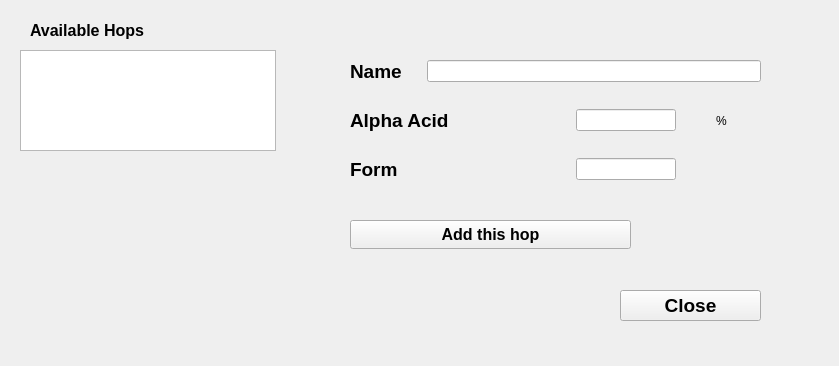
<?xml version="1.0" encoding="UTF-8"?>
<ui version="4.0">
 <class>Form</class>
 <widget class="QWidget" name="Form">
  <property name="geometry">
   <rect>
    <x>0</x>
    <y>0</y>
    <width>839</width>
    <height>366</height>
   </rect>
  </property>
  <property name="windowTitle">
   <string>Hop Chooser</string>
  </property>
  <widget class="QListWidget" name="hop_list_widget">
   <property name="geometry">
    <rect>
     <x>20</x>
     <y>50</y>
     <width>256</width>
     <height>101</height>
    </rect>
   </property>
  </widget>
  <widget class="QLabel" name="hop_list_label">
   <property name="geometry">
    <rect>
     <x>30</x>
     <y>20</y>
     <width>191</width>
     <height>21</height>
    </rect>
   </property>
   <property name="font">
    <font>
     <pointsize>12</pointsize>
     <weight>75</weight>
     <bold>true</bold>
    </font>
   </property>
   <property name="text">
    <string>Available Hops</string>
   </property>
  </widget>
  <widget class="QPushButton" name="hop_add_button">
   <property name="geometry">
    <rect>
     <x>350</x>
     <y>220</y>
     <width>281</width>
     <height>29</height>
    </rect>
   </property>
   <property name="font">
    <font>
     <pointsize>12</pointsize>
     <weight>75</weight>
     <bold>true</bold>
    </font>
   </property>
   <property name="text">
    <string>Add this hop</string>
   </property>
  </widget>
  <widget class="QPushButton" name="close_button">
   <property name="geometry">
    <rect>
     <x>620</x>
     <y>290</y>
     <width>141</width>
     <height>31</height>
    </rect>
   </property>
   <property name="font">
    <font>
     <pointsize>14</pointsize>
     <weight>75</weight>
     <bold>true</bold>
    </font>
   </property>
   <property name="text">
    <string>Close</string>
   </property>
  </widget>
  <widget class="QWidget" name="layoutWidget">
   <property name="geometry">
    <rect>
     <x>350</x>
     <y>40</y>
     <width>411</width>
     <height>161</height>
    </rect>
   </property>
   <layout class="QGridLayout" name="gridLayout">
    <item row="0" column="0">
     <widget class="QLabel" name="name_label">
      <property name="sizePolicy">
       <sizepolicy hsizetype="Preferred" vsizetype="Preferred">
        <horstretch>1</horstretch>
        <verstretch>0</verstretch>
       </sizepolicy>
      </property>
      <property name="font">
       <font>
        <pointsize>14</pointsize>
        <weight>75</weight>
        <bold>true</bold>
       </font>
      </property>
      <property name="text">
       <string>Name</string>
      </property>
     </widget>
    </item>
    <item row="0" column="1" colspan="3">
     <widget class="QLineEdit" name="name_edit">
      <property name="sizePolicy">
       <sizepolicy hsizetype="Expanding" vsizetype="Fixed">
        <horstretch>2</horstretch>
        <verstretch>0</verstretch>
       </sizepolicy>
      </property>
      <property name="minimumSize">
       <size>
        <width>0</width>
        <height>0</height>
       </size>
      </property>
     </widget>
    </item>
    <item row="1" column="0" colspan="2">
     <widget class="QLabel" name="alpha_acid_label">
      <property name="minimumSize">
       <size>
        <width>220</width>
        <height>0</height>
       </size>
      </property>
      <property name="font">
       <font>
        <pointsize>14</pointsize>
        <weight>75</weight>
        <bold>true</bold>
       </font>
      </property>
      <property name="text">
       <string>Alpha Acid</string>
      </property>
     </widget>
    </item>
    <item row="1" column="2">
     <widget class="QLineEdit" name="alpha_acid_edit">
      <property name="minimumSize">
       <size>
        <width>100</width>
        <height>0</height>
       </size>
      </property>
      <property name="maximumSize">
       <size>
        <width>50</width>
        <height>16777215</height>
       </size>
      </property>
     </widget>
    </item>
    <item row="1" column="3">
     <widget class="QLabel" name="label_3">
      <property name="minimumSize">
       <size>
        <width>0</width>
        <height>0</height>
       </size>
      </property>
      <property name="text">
       <string>%</string>
      </property>
      <property name="alignment">
       <set>Qt::AlignCenter</set>
      </property>
     </widget>
    </item>
    <item row="2" column="0" colspan="2">
     <widget class="QLabel" name="form_label">
      <property name="minimumSize">
       <size>
        <width>220</width>
        <height>0</height>
       </size>
      </property>
      <property name="font">
       <font>
        <pointsize>14</pointsize>
        <weight>75</weight>
        <bold>true</bold>
       </font>
      </property>
      <property name="text">
       <string>Form</string>
      </property>
     </widget>
    </item>
    <item row="2" column="2">
     <widget class="QLineEdit" name="form_edit"/>
    </item>
   </layout>
  </widget>
 </widget>
 <resources/>
 <connections/>
</ui>
